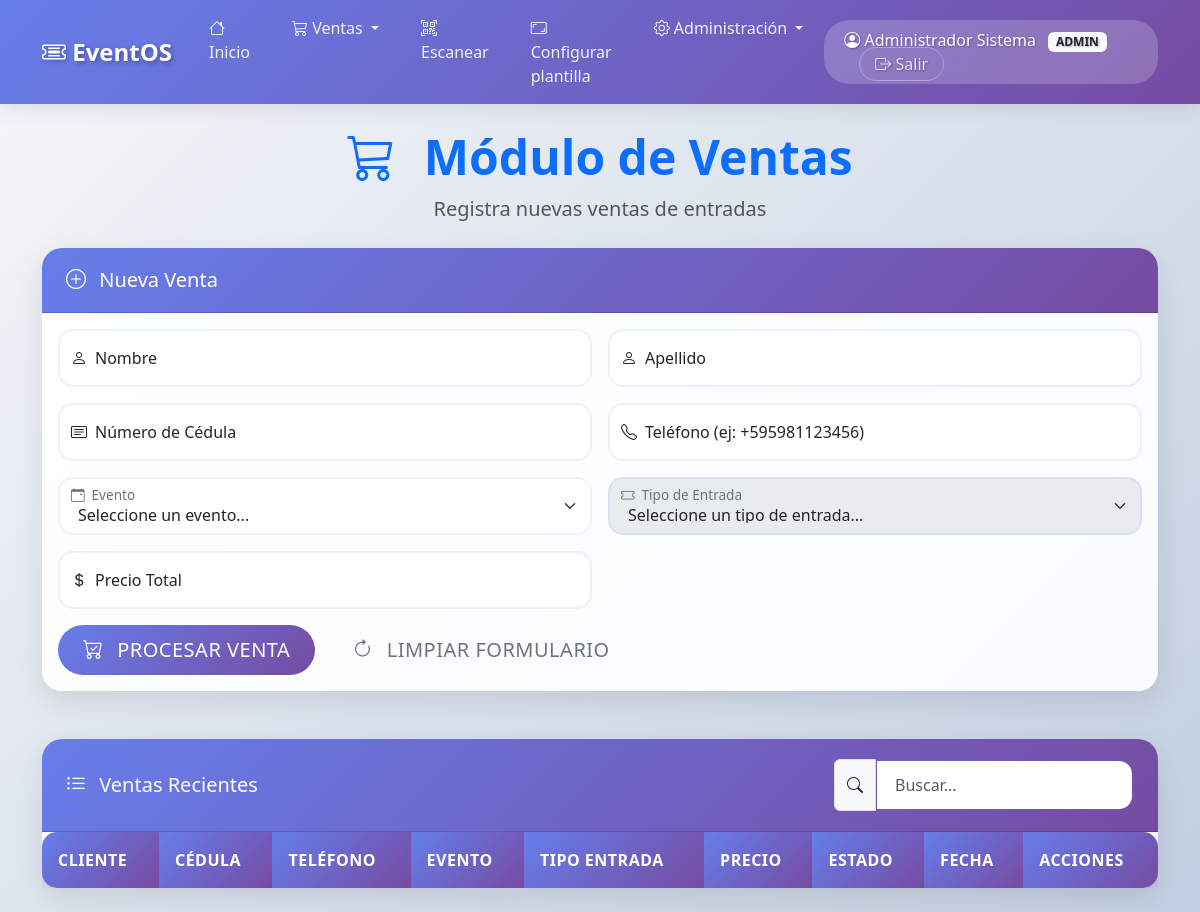
Page /ventas (signed in) on the earlier database version.
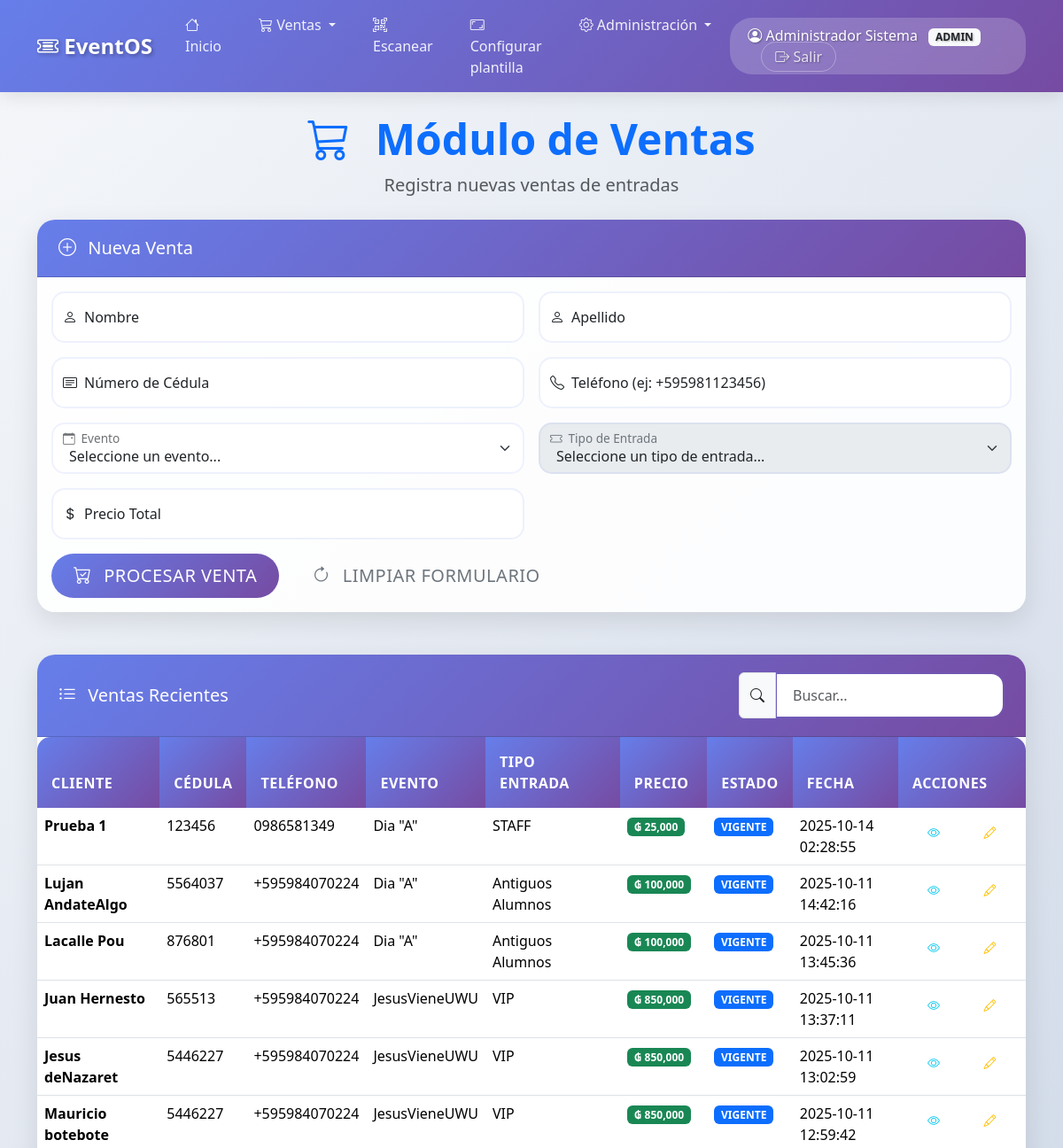
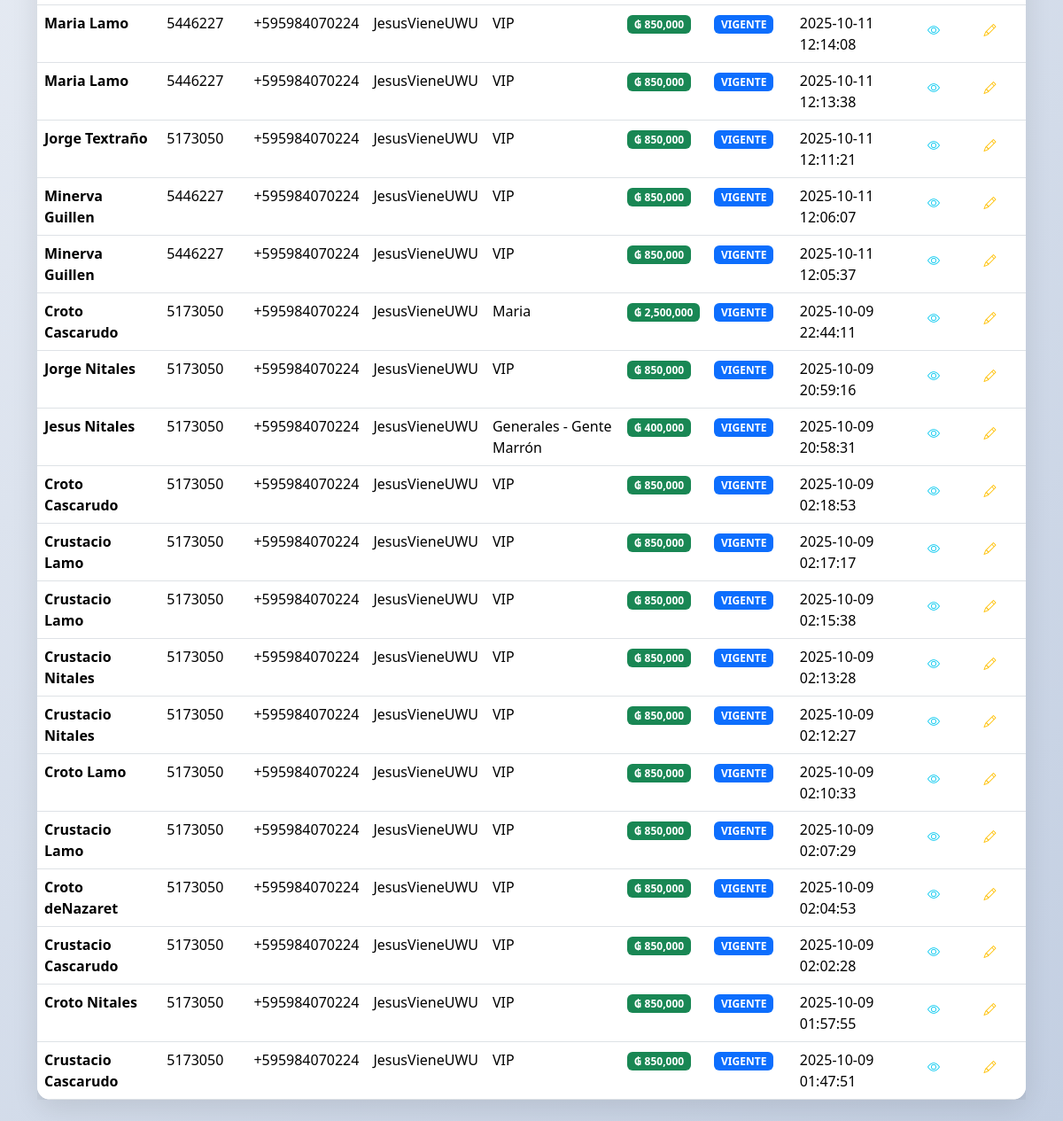
Same page on the later database version (2 pictures, top to bottom).
### tables this page shows
CREATE TABLE entradas_vendidas (
            id INTEGER PRIMARY KEY AUTOINCREMENT,
            codigo_qr TEXT UNIQUE NOT NULL,
            nombre_cliente TEXT NOT NULL,
            apellido_cliente TEXT NOT NULL,
            cedula_cliente TEXT NOT NULL,
            telefono_cliente TEXT NOT NULL,
            tipo_entrada_id INTEGER NOT NULL,
            evento_id INTEGER NOT NULL,
            precio_venta REAL NOT NULL,
            estado TEXT DEFAULT 'VIGENTE' CHECK(estado IN ('VIGENTE', 'UTILIZADA', 'CANCELADA')),
            fecha_venta DATETIME DEFAULT CURRENT_TIMESTAMP,
            fecha_uso DATETIME NULL,
            usuario_vendedor INTEGER,
            FOREIGN KEY (tipo_entrada_id) REFERENCES tipos_entradas(id),
            FOREIGN KEY (evento_id) REFERENCES eventos(id),
            FOREIGN KEY (usuario_vendedor) REFERENCES usuarios(id)
        );

CREATE TABLE eventos (
            id INTEGER PRIMARY KEY AUTOINCREMENT,
            nombre TEXT NOT NULL,
            fecha DATE NOT NULL,
            ubicacion TEXT NOT NULL,
            usuario_creador INTEGER,
            activo INTEGER DEFAULT 1,
            fecha_creacion DATETIME DEFAULT CURRENT_TIMESTAMP,
            FOREIGN KEY (usuario_creador) REFERENCES usuarios(id)
        );

CREATE TABLE tipos_entradas (
            id INTEGER PRIMARY KEY AUTOINCREMENT,
            nombre TEXT NOT NULL,
            precio REAL NOT NULL,
            evento_id INTEGER NOT NULL,
            imagen_path TEXT,
            activo INTEGER DEFAULT 1,
            fecha_creacion DATETIME DEFAULT CURRENT_TIMESTAMP,
            FOREIGN KEY (evento_id) REFERENCES eventos(id)
        );

### app.py (the view)
@app.route("/ventas")
@staff_o_admin
def ventas():
    conexion = conectar_bd()
    cursor = conexion.cursor()
    cursor.execute("SELECT id, nombre FROM eventos WHERE activo = 1")
    eventos = rows_to_dicts(cursor.fetchall())
    cursor.execute("""
        SELECT ev.*, e.nombre as evento_nombre, te.nombre as tipo_entrada_nombre
        FROM entradas_vendidas ev
        JOIN eventos e ON ev.evento_id = e.id
        JOIN tipos_entradas te ON ev.tipo_entrada_id = te.id
        ORDER BY ev.fecha_venta DESC
        LIMIT 25
    """)
    ventas = rows_to_dicts(cursor.fetchall())
    conexion.close()
    nonce = uuid.uuid4().hex
    session['venta_nonce'] = nonce
    return render_template("ventas.html",
                           eventos=eventos,
                           ventas=ventas,
                           usuario=session,
                           rol=session["rol"],
                           venta_nonce=nonce)

### templates/ventas.html (shortened to what this page needs)
{% extends "base.html" %}
{% block content %}
<div class="container">
    <div class="row">
        <div class="col-12">
            <div class="text-center mb-4 fade-in">
                <h2 class="display-5 fw-bold text-primary">
                    <i class="bi bi-cart3 me-3"></i>
                    Módulo de Ventas
                </h2>
                <p class="lead text-muted">Registra nuevas ventas de entradas</p>
            </div>
        </div>
    </div>
    <div class="row mb-5">
        <div class="col-12">
            <div class="card slide-in">
                <div class="card-header">
                    <h5 class="mb-0">
                        <i class="bi bi-plus-circle me-2"></i>
                        Nueva Venta
                    </h5>
                </div>
                <div class="card-body">
                    <form action="{{ url_for('nueva_venta') }}" method="post" id="ventaForm" novalidate>
                        <div class="row g-3">
                            <div class="col-md-6">
                                <div class="form-floating">
                                    <input type="text" class="form-control" id="nombre" name="nombre" placeholder="Nombre" required>
                                    <label for="nombre">
                                    </label>
                                </div>
                            </div>
                            <div class="col-md-6">
                                <div class="form-floating">
                                    <input type="text" class="form-control" id="apellido" name="apellido" placeholder="Apellido" required>
                                    <label for="apellido">
                                    </label>
                                </div>
                            </div>
                            <div class="col-md-6">
                                <div class="form-floating">
                                    <input type="text" class="form-control" id="cedula" name="cedula" placeholder="Cédula" required>
                                    <label for="cedula">
                                    </label>
                                </div>
                            </div>
                            <div class="col-md-6">
                                <div class="form-floating">
                                    <input type="tel" class="form-control" id="telefono" name="telefono" placeholder="Teléfono" required>
                                    <label for="telefono">
                                    </label>
                                </div>
                            </div>
                            <div class="col-md-6">
                                <div class="form-floating">
                                    <select class="form-select" id="evento_id" name="evento_id" required>
                                        <option value="" disabled selected>Seleccione un evento...</option>
                                    </select>
                                    <label for="evento_id">
                                    </label>
                                </div>
                            </div>
                            <div class="col-md-6">
                                <div class="form-floating">
                                    <select class="form-select" id="tipo_entrada_id" name="tipo_entrada_id" required disabled>
                                        <option value="" disabled selected>Seleccione un tipo de entrada...</option>
                                    </select>
                                    <label for="tipo_entrada_id">
                                    </label>
                                </div>
                            </div>
                            <div class="col-md-6">
                                <div class="form-floating">
                                    <input type="text" class="form-control" id="precio_display" placeholder="Precio" readonly>
                                    <label for="precio_display">
                                    </label>
                                </div>
                            </div>
                            <div class="col-12">
                                <button type="submit" class="btn btn-primary btn-lg" id="btnProcesar">
                                    <i class="bi bi-cart-check me-2"></i>
                                    Procesar Venta
                                </button>
                                <button type="reset" class="btn btn-outline-secondary btn-lg ms-2">
                                    <i class="bi bi-arrow-clockwise me-2"></i>
                                    Limpiar Formulario
                                </button>
                            </div>
                        </div>
                    </form>
                </div>
            </div>
        </div>
    </div>
    <div class="row">
        <div class="col-12">
            <div class="card fade-in">
                <div class="card-header d-flex justify-content-between align-items-center">
                    <h5 class="mb-0">
                        <i class="bi bi-list-ul me-2"></i>
                        Ventas Recientes
                    </h5>
                    <div class="input-group" style="max-width: 300px;">
                        <span class="input-group-text">
                            <i class="bi bi-search"></i>
                        </span>
                        <input type="text" class="form-control" id="searchInput" placeholder="Buscar...">
                    </div>
                </div>
                <div class="card-body p-0">
                    <div class="table-responsive">
                        <table class="table table-hover mb-0" id="ventasTable">
                            <thead>
                                <tr>
                                    <th>Cliente</th>
                                    <th>Cédula</th>
                                    <th>Teléfono</th>
                                    <th>Evento</th>
                                    <th>Tipo Entrada</th>
                                    <th>Precio</th>
                                    <th>Estado</th>
                                    <th>Fecha</th>
                                    <th>Acciones</th>
                                </tr>
                            </thead>
                            <tbody>
                                {% for venta in ventas %}
                                <tr>
                                    <td>
                                        <strong>{{ venta.nombre_cliente }} {{ venta.apellido_cliente }}</strong>
                                    </td>
                                    <td>{{ venta.cedula_cliente }}</td>
                                    <td>{{ venta.telefono_cliente }}</td>
                                    <td>{{ venta.evento_nombre }}</td>
                                    <td>{{ venta.tipo_entrada_nombre }}</td>
                                    <td>
                                        <span class="badge bg-success">₲ {{ "{:,.0f}".format(venta.precio_venta) }}</span>
                                    </td>
                                    <td>
                                        <span class="badge bg-{% if venta.estado == 'VIGENTE' %}primary{% elif venta.estado == 'UTILIZADA' %}success{% else %}secondary{% endif %}">
                                            {{ venta.estado }}
                                        </span>
                                    </td>
                                    <td>{{ venta.fecha_venta[:19] }}</td>
                                    <td>
                                        <div class="btn-group btn-group-sm">
                                            <button type="button" class="btn btn-outline-info" onclick="verDetalle('{{ venta.codigo_qr }}')">
                                                <i class="bi bi-eye"></i>
                                            </button>
                                            {% if session.rol == 'admin' %}
                                            <button type="button" class="btn btn-outline-warning" onclick="editarVenta('{{ venta.id }}')">
                                                <i class="bi bi-pencil"></i>
                                            </button>
                                            {% endif %}
                                        </div>
                                    </td>
                                </tr>
                                {% endfor %}
                            </tbody>
                        </table>
                    </div>
                </div>
            </div>
        </div>
    </div>
</div>
{% endblock %}

### templates/base.html (shortened to what this page needs)
<!DOCTYPE html>
<html lang="es">
<head>
    <link href="https://cdnjs.cloudflare.com/ajax/libs/bootstrap/5.3.2/css/bootstrap.min.css" rel="stylesheet">
    <link href="https://cdnjs.cloudflare.com/ajax/libs/bootstrap-icons/1.11.1/font/bootstrap-icons.min.css" rel="stylesheet">
    <link href="https://cdnjs.cloudflare.com/ajax/libs/animate.css/4.1.1/animate.min.css" rel="stylesheet">
</head>
<body>
    {% if session.usuario_id %}
    <nav class="navbar navbar-expand-lg navbar-dark sticky-top">
        <div class="container">
            <a class="navbar-brand" href="{{ url_for('inicio') }}">
                <i class="bi bi-ticket-detailed"></i>
                EventOS
            </a>
            <div class="collapse navbar-collapse" id="navbarNav">
                <ul class="navbar-nav me-auto">
                    <li class="nav-item">
                        <a class="nav-link" href="{{ url_for('inicio') }}">
                            <i class="bi bi-house"></i> Inicio
                        </a>
                    </li>
                    {% if session.rol in ['admin', 'staff'] %}
                    <li class="nav-item dropdown">
                        <a class="nav-link dropdown-toggle" href="#" id="ventasDropdown" role="button" data-bs-toggle="dropdown">
                            <i class="bi bi-cart3"></i> Ventas
                        </a>
                    </li>
                    <li class="nav-item">
                        <a class="nav-link" href="{{ url_for('escanear') }}">
                            <i class="bi bi-qr-code-scan"></i> Escanear
                        </a>
                    </li>
                    <li class="nav-item">
                        <a class="nav-link" href="{{ url_for('configurar_plantilla') }}">
                            <i class="bi bi-aspect-ratio"></i> Configurar plantilla
                        </a>
                    </li>
                    {% endif %}
                    {% if session.rol == 'admin' %}
                    <li class="nav-item dropdown">
                        <a class="nav-link dropdown-toggle" href="#" id="adminDropdown" role="button" data-bs-toggle="dropdown">
                            <i class="bi bi-gear"></i> Administración
                        </a>
                    </li>
                    {% endif %}
                </ul>
                <div class="user-info">
                    <i class="bi bi-person-circle"></i>
                    {{ session.nombre }} {{ session.apellido }}
                    <span class="badge bg-light text-dark ms-2">{{ session.rol|upper }}</span>
                    <a href="{{ url_for('logout') }}" class="logout-link">
                        <i class="bi bi-box-arrow-right"></i> Salir
                    </a>
                </div>
            </div>
        </div>
    </nav>
    {% endif %}
    <main class="container-fluid py-4">
        {% block content %}{% endblock %}
    </main>
</body>
</html>

Differences in the rows shown:
added entradas_vendidas: nombre_cliente "Prueba", apellido_cliente "1", cedula_cliente "123456", telefono_cliente "0986581349", evento_nombre "Dia \"A\"", tipo_entrada_nombre "STAFF", precio_venta "25,000", estado "VIGENTE", fecha_venta "2025-10-14 02:28:55"
added entradas_vendidas: nombre_cliente "Lujan", apellido_cliente "AndateAlgo", cedula_cliente "5564037", telefono_cliente "+595984070224", evento_nombre "Dia \"A\"", tipo_entrada_nombre "Antiguos Alumnos", precio_venta "100,000", estado "VIGENTE", fecha_venta "2025-10-11 14:42:16"
added entradas_vendidas: nombre_cliente "Lacalle", apellido_cliente "Pou", cedula_cliente "876801", telefono_cliente "+595984070224", evento_nombre "Dia \"A\"", tipo_entrada_nombre "Antiguos Alumnos", precio_venta "100,000", estado "VIGENTE", fecha_venta "2025-10-11 13:45:36"
added entradas_vendidas: nombre_cliente "Juan", apellido_cliente "Hernesto", cedula_cliente "565513", telefono_cliente "+595984070224", evento_nombre "JesusVieneUWU", tipo_entrada_nombre "VIP", precio_venta "850,000", estado "VIGENTE", fecha_venta "2025-10-11 13:37:11"
added entradas_vendidas: nombre_cliente "Jesus", apellido_cliente "deNazaret", cedula_cliente "5446227", telefono_cliente "+595984070224", evento_nombre "JesusVieneUWU", tipo_entrada_nombre "VIP", precio_venta "850,000", estado "VIGENTE", fecha_venta "2025-10-11 13:02:59"
added entradas_vendidas: nombre_cliente "Mauricio", apellido_cliente "botebote", cedula_cliente "5446227", telefono_cliente "+595984070224", evento_nombre "JesusVieneUWU", tipo_entrada_nombre "VIP", precio_venta "850,000", estado "VIGENTE", fecha_venta "2025-10-11 12:59:42"
added entradas_vendidas: nombre_cliente "Maria", apellido_cliente "Lamo", cedula_cliente "5446227", telefono_cliente "+595984070224", evento_nombre "JesusVieneUWU", tipo_entrada_nombre "VIP", precio_venta "850,000", estado "VIGENTE", fecha_venta "2025-10-11 12:14:08"
added entradas_vendidas: nombre_cliente "Maria", apellido_cliente "Lamo", cedula_cliente "5446227", telefono_cliente "+595984070224", evento_nombre "JesusVieneUWU", tipo_entrada_nombre "VIP", precio_venta "850,000", estado "VIGENTE", fecha_venta "2025-10-11 12:13:38"
added entradas_vendidas: nombre_cliente "Jorge", apellido_cliente "Textraño", cedula_cliente "5173050", telefono_cliente "+595984070224", evento_nombre "JesusVieneUWU", tipo_entrada_nombre "VIP", precio_venta "850,000", estado "VIGENTE", fecha_venta "2025-10-11 12:11:21"
added entradas_vendidas: nombre_cliente "Minerva", apellido_cliente "Guillen", cedula_cliente "5446227", telefono_cliente "+595984070224", evento_nombre "JesusVieneUWU", tipo_entrada_nombre "VIP", precio_venta "850,000", estado "VIGENTE", fecha_venta "2025-10-11 12:06:07"
added entradas_vendidas: nombre_cliente "Minerva", apellido_cliente "Guillen", cedula_cliente "5446227", telefono_cliente "+595984070224", evento_nombre "JesusVieneUWU", tipo_entrada_nombre "VIP", precio_venta "850,000", estado "VIGENTE", fecha_venta "2025-10-11 12:05:37"
added entradas_vendidas: nombre_cliente "Croto", apellido_cliente "Cascarudo", cedula_cliente "5173050", telefono_cliente "+595984070224", evento_nombre "JesusVieneUWU", tipo_entrada_nombre "Maria", precio_venta "2,500,000", estado "VIGENTE", fecha_venta "2025-10-09 22:44:11"
added entradas_vendidas: nombre_cliente "Jorge", apellido_cliente "Nitales", cedula_cliente "5173050", telefono_cliente "+595984070224", evento_nombre "JesusVieneUWU", tipo_entrada_nombre "VIP", precio_venta "850,000", estado "VIGENTE", fecha_venta "2025-10-09 20:59:16"
added entradas_vendidas: nombre_cliente "Jesus", apellido_cliente "Nitales", cedula_cliente "5173050", telefono_cliente "+595984070224", evento_nombre "JesusVieneUWU", tipo_entrada_nombre "Generales - Gente Marrón", precio_venta "400,000", estado "VIGENTE", fecha_venta "2025-10-09 20:58:31"
added entradas_vendidas: nombre_cliente "Croto", apellido_cliente "Cascarudo", cedula_cliente "5173050", telefono_cliente "+595984070224", evento_nombre "JesusVieneUWU", tipo_entrada_nombre "VIP", precio_venta "850,000", estado "VIGENTE", fecha_venta "2025-10-09 02:18:53"
added entradas_vendidas: nombre_cliente "Crustacio", apellido_cliente "Lamo", cedula_cliente "5173050", telefono_cliente "+595984070224", evento_nombre "JesusVieneUWU", tipo_entrada_nombre "VIP", precio_venta "850,000", estado "VIGENTE", fecha_venta "2025-10-09 02:17:17"
added entradas_vendidas: nombre_cliente "Crustacio", apellido_cliente "Lamo", cedula_cliente "5173050", telefono_cliente "+595984070224", evento_nombre "JesusVieneUWU", tipo_entrada_nombre "VIP", precio_venta "850,000", estado "VIGENTE", fecha_venta "2025-10-09 02:15:38"
added entradas_vendidas: nombre_cliente "Crustacio", apellido_cliente "Nitales", cedula_cliente "5173050", telefono_cliente "+595984070224", evento_nombre "JesusVieneUWU", tipo_entrada_nombre "VIP", precio_venta "850,000", estado "VIGENTE", fecha_venta "2025-10-09 02:13:28"
added entradas_vendidas: nombre_cliente "Crustacio", apellido_cliente "Nitales", cedula_cliente "5173050", telefono_cliente "+595984070224", evento_nombre "JesusVieneUWU", tipo_entrada_nombre "VIP", precio_venta "850,000", estado "VIGENTE", fecha_venta "2025-10-09 02:12:27"
added entradas_vendidas: nombre_cliente "Croto", apellido_cliente "Lamo", cedula_cliente "5173050", telefono_cliente "+595984070224", evento_nombre "JesusVieneUWU", tipo_entrada_nombre "VIP", precio_venta "850,000", estado "VIGENTE", fecha_venta "2025-10-09 02:10:33"
added entradas_vendidas: nombre_cliente "Crustacio", apellido_cliente "Lamo", cedula_cliente "5173050", telefono_cliente "+595984070224", evento_nombre "JesusVieneUWU", tipo_entrada_nombre "VIP", precio_venta "850,000", estado "VIGENTE", fecha_venta "2025-10-09 02:07:29"
added entradas_vendidas: nombre_cliente "Croto", apellido_cliente "deNazaret", cedula_cliente "5173050", telefono_cliente "+595984070224", evento_nombre "JesusVieneUWU", tipo_entrada_nombre "VIP", precio_venta "850,000", estado "VIGENTE", fecha_venta "2025-10-09 02:04:53"
added entradas_vendidas: nombre_cliente "Crustacio", apellido_cliente "Cascarudo", cedula_cliente "5173050", telefono_cliente "+595984070224", evento_nombre "JesusVieneUWU", tipo_entrada_nombre "VIP", precio_venta "850,000", estado "VIGENTE", fecha_venta "2025-10-09 02:02:28"
added entradas_vendidas: nombre_cliente "Croto", apellido_cliente "Nitales", cedula_cliente "5173050", telefono_cliente "+595984070224", evento_nombre "JesusVieneUWU", tipo_entrada_nombre "VIP", precio_venta "850,000", estado "VIGENTE", fecha_venta "2025-10-09 01:57:55"
added entradas_vendidas: nombre_cliente "Crustacio", apellido_cliente "Cascarudo", cedula_cliente "5173050", telefono_cliente "+595984070224", evento_nombre "JesusVieneUWU", tipo_entrada_nombre "VIP", precio_venta "850,000", estado "VIGENTE", fecha_venta "2025-10-09 01:47:51"
